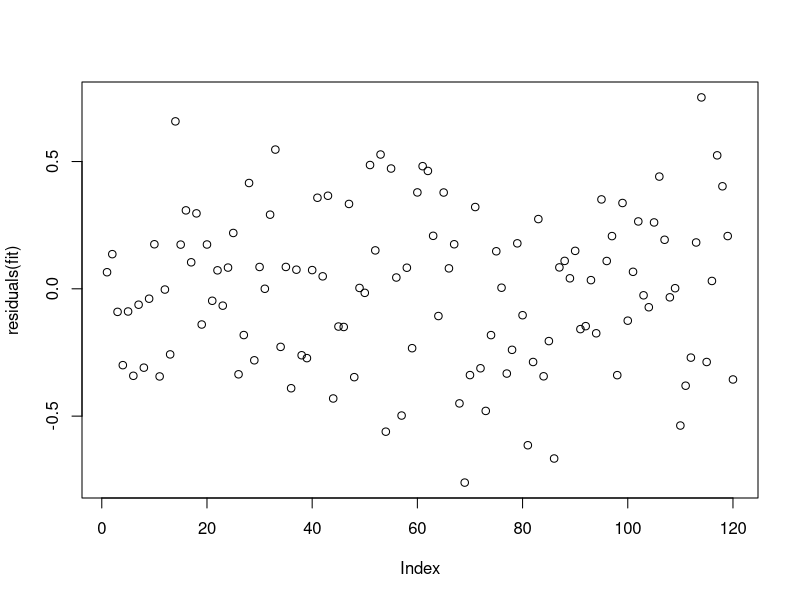
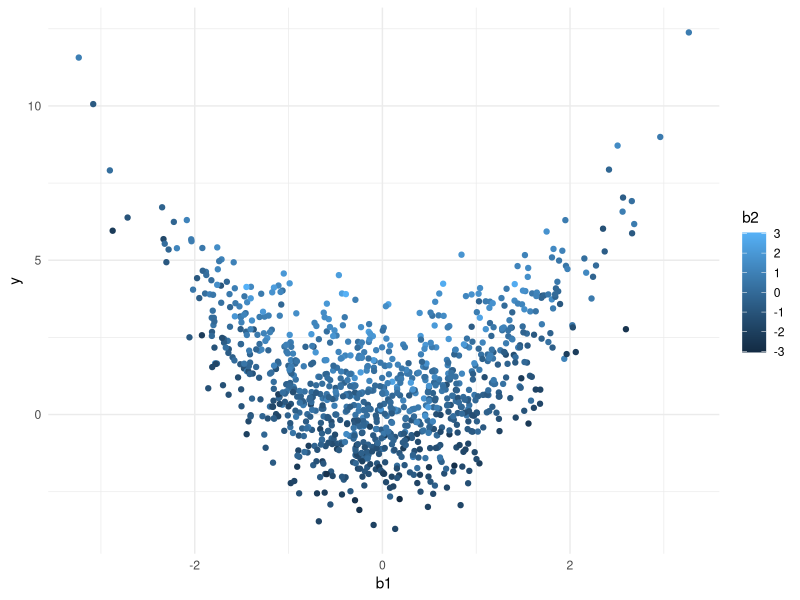
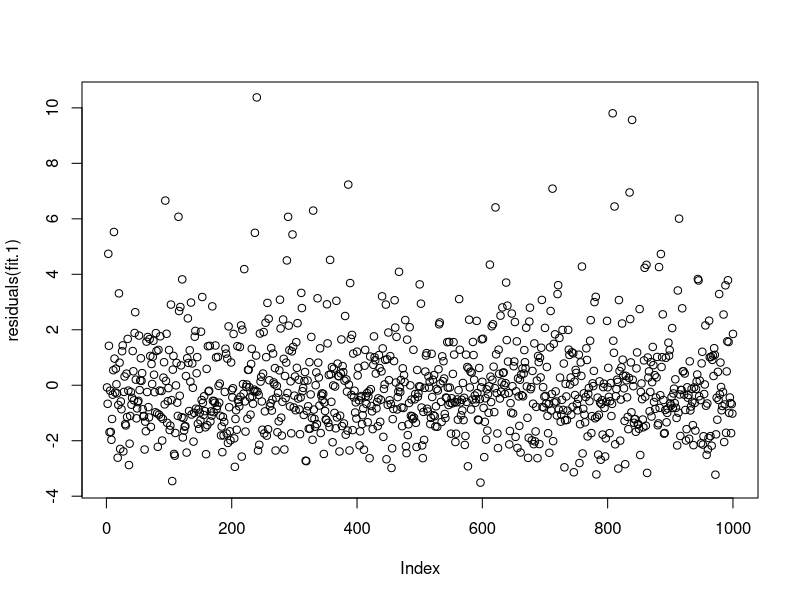
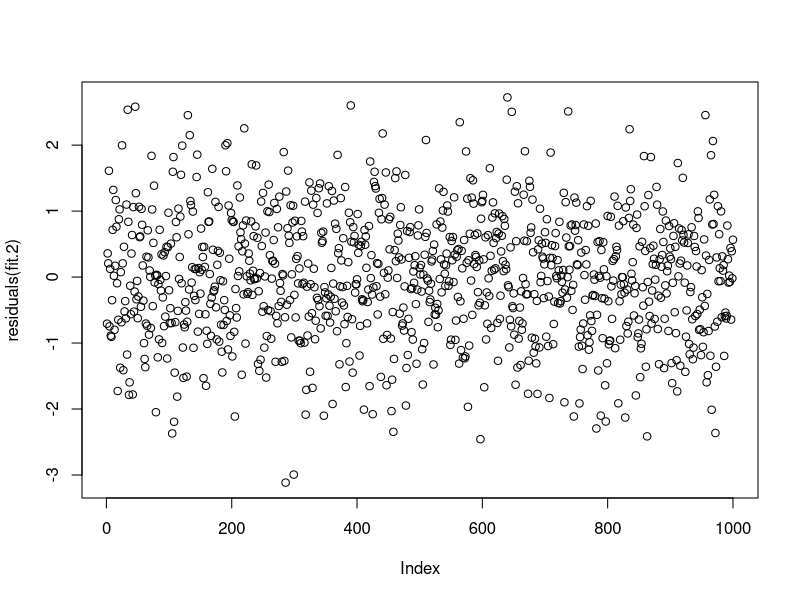
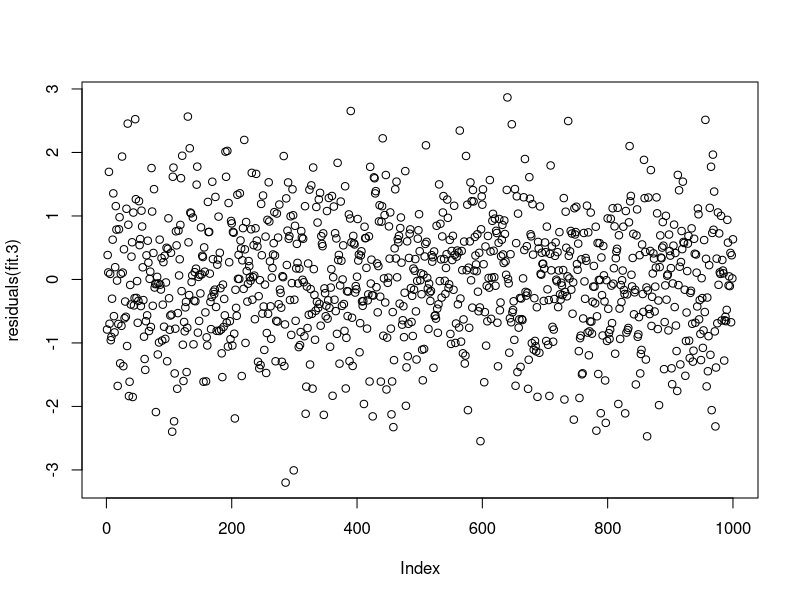

Write the R code that produced these figures, in order.
## ---- chunk 1
library(tidyverse)

#install.packages(glmnet)
# Comment this line out if you are playing with this code and don't want to run the last section
library(glmnet)

set.seed(1)

theme_set(theme_minimal())
## ---- chunk 2
# an id makes it easier to check your operations
iris = iris %>% mutate(id = row_number()) %>% select(id, everything())

head(iris)
## ---- chunk 3
holdout_random = iris %>% 
  sample_frac(0.2)

train_random = setdiff(iris, holdout_random)

head(holdout_random)
## ---- chunk 4
holdout_grouped = iris %>% 
  group_by(Species) %>% 
  sample_frac(0.2)

train_grouped = setdiff(iris, holdout_grouped)

count(holdout_grouped, Species)
## ---- chunk 5
holdout_timeseries = iris %>% 
  group_by(Species) %>% 
  top_frac(0.2, wt = id) 

train_timeseries = setdiff(iris, holdout_timeseries)

head(holdout_timeseries)
## ---- chunk 6
fit = lm(Sepal.Length ~ Sepal.Width + Petal.Length + Petal.Width + Species, data = train_grouped)

summary(fit)
## ---- chunk 7
plot(residuals(fit))
## ---- chunk 8
(train_rmse = sqrt(mean(residuals(fit)^2)))

predicitons = predict(fit, holdout_grouped)
valid_residuals = holdout_grouped$Sepal.Length - predicitons

(valid_rmse = sqrt(mean(valid_residuals^2)))
## ---- chunk 9
cor(predicitons, holdout_grouped$Sepal.Length)
## ---- chunk 10
iris_folded = iris %>% 
  mutate(fold = rep(1:5, 30)) %>%  # 5 folds with n = 30
  group_by(Species) %>%  # Keep the folds balanced across species
  mutate(fold = sample(fold)) # randomize the fold column

count(iris_folded, Species, fold)

head(iris_folded)
## ---- chunk 11
for (fold_number in 1:5) {
  train = iris_folded %>% filter(fold != fold_number)
  valid = iris_folded %>% filter(fold == fold_number)
  
  folded_model = lm(Sepal.Length ~ Sepal.Width + Petal.Length + Petal.Width + Species, data = train)
  
  folded_predictions = predict(folded_model, valid)
  
  r = cor(folded_predictions, valid$Sepal.Length)
  print(r)
}
## ---- chunk 12
# Simulating data with y = b1^2 + b2 + error

b1 = rnorm(1000)
b2 = rnorm(1000)
error = rnorm(1000)

holdout_b1 = rnorm(1000)
holdout_b2 = rnorm(1000)
holdout_error = rnorm(1000)

y = b1^2 + b2 + error
holdout_y = holdout_b1^2 + holdout_b2 + holdout_error

data = data.frame(y=y, b1=b1, b2=b2)
holdout_data = data.frame(y=holdout_y, b1=holdout_b1, b2=holdout_b2)

head(data)
## ---- chunk 13
ggplot(data, aes(x = b1, y = y, color = b2)) +
  geom_point()
## ---- chunk 14
fit.1 = lm(y ~ b1 + b2, data=data)

summary(fit.1)

(rmse_1 = sqrt(mean(fit.1$residuals^2)))
## ---- chunk 15
plot(residuals(fit.1))
## ---- chunk 16
holdout_1_residuals = holdout_y - predict(fit.1, holdout_data)

(rmse_1_holdout = sqrt(mean(holdout_1_residuals^2)))
## ---- chunk 17
fit.2 = lm(y ~ poly(b1, 15) + b2, data=data)

summary(fit.2)

(rmse_2 = sqrt(mean(fit.2$residuals^2)))
## ---- chunk 18
plot(residuals(fit.2))
## ---- chunk 19
holdout_2_residuals = holdout_y - predict(fit.2, holdout_data)

(rmse_2_holdout = sqrt(mean(holdout_2_residuals^2)))
## ---- chunk 20
fit.3 = lm(y ~ poly(b1, 2) + b2, data=data)

summary(fit.3)

(rmse_3 = sqrt(mean(fit.3$residuals^2)))
## ---- chunk 21
plot(residuals(fit.3))
## ---- chunk 22
holdout_3_residuals = holdout_y - predict(fit.3, holdout_data)

(rmse_3_holdout = sqrt(mean(holdout_3_residuals^2)))
## ---- chunk 23
y = data$y

x = as.matrix(data[2:3])

holdout_x = as.matrix(holdout_data[2:3])

# Add additional poly columns to input matrix
for (i in 2:15) {
  x = cbind(x, x[,1] ^ i)
  holdout_x = cbind(holdout_x, holdout_x[,1] ^ i)
}

regularized.fit.2 = glmnet(x, y, family="gaussian", alpha = 1) # alpha = 1 uses lasso

regularized_predictions = predict(regularized.fit.2, s=0.01, holdout_x, type="response")
regularized_residuals = holdout_y - regularized_predictions

(regularized_rmse = sqrt(mean(regularized_residuals^2)))
